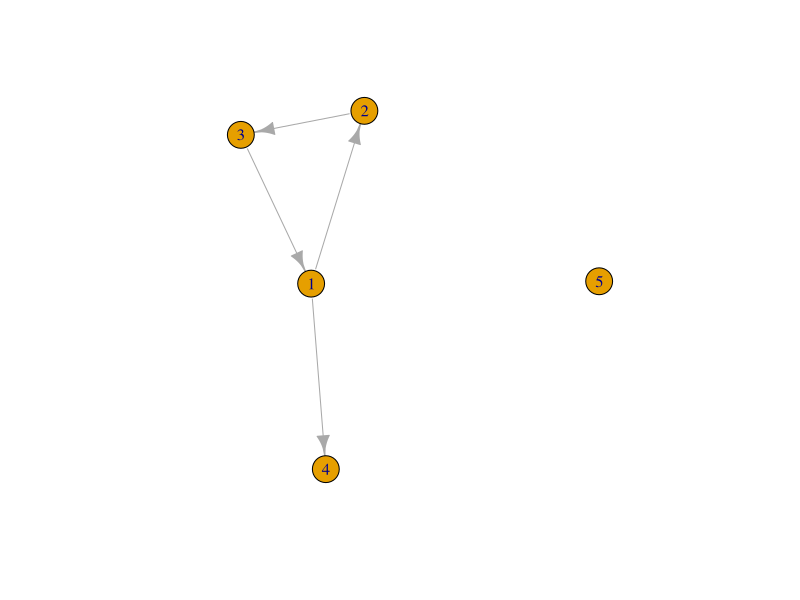

Here is the R script that generated this plot: (Note: this script raises an error after producing the figure.)
## ---- chunk 1
library(igraph)
library(tidyverse)
library(reshape2)
## ---- chunk 2
df <- read.csv("toy_name_generator_data.csv")
table(df$schoolnr)
df

## ---- chunk 3
cls <- "1a"
edge_list <- df %>% 
  filter(schoolnr == cls) %>% 
  select(namenr, friend1:friend2) %>% 
  melt(id.vars = "namenr") %>% #make long
  filter(!is.na(value)) %>% # drop the missings
  rename(from ="namenr", to = "value", sourcevar= "variable") %>% #just nice for interpretation
  relocate(to, .after=from) #move around the columns
edge_list
## ---- chunk 4
nodelist <- df %>% 
  filter(schoolnr == cls) %>% 
  select(namenr,age)

g1a <- graph_from_data_frame(edge_list, vertices = nodelist)
plot(g1a)
## ---- chunk 5
cls <- "2b"
edge_list <- df %>% 
  filter(schoolnr == cls) %>% 
  select(namenr, friend1:friend2) %>% 
  melt(id.vars = "namenr") %>% #make long
  filter(!is.na(value)) %>% # drop the missings
  rename(from ="namenr", to = "value", sourcevar= "variable") %>% #just nice for interpretation
  relocate(to, .after=from) #move around the columns
edge_list
## ---- chunk 6
nodelist <- df %>% 
  filter(schoolnr == cls) %>% 
  select(namenr,age)

g2b <- graph_from_data_frame(edge_list, vertices = nodelist) 

## ---- chunk 7
all_vertices <- append(edge_list$from, edge_list$to)
## ---- chunk 8
all_vertices <- unique(all_vertices) %>% 
  as.data.frame() %>% 
  rename(namenr = ".")
## ---- chunk 9

nodelist <- df %>% 
  filter(schoolnr == cls) %>% 
  select(namenr,age, schoolnr) %>% 
  merge(all_vertices, by = "namenr", all.y = T)

nodelist
## ---- chunk 10

nodelist <- nodelist %>% 
  replace_na(list(schoolnr = cls))

nodelist
## ---- chunk 11
g2b <- graph_from_data_frame(edge_list, vertices = nodelist) 
plot(g2b)
## ---- chunk 12

edge_list <- df %>% 
  select(namenr, friend1:friend2) %>% 
  melt(id.vars = "namenr") %>% #make long
  filter(!is.na(value)) %>% # drop the missings
  rename(from ="namenr", to = "value", sourcevar= "variable") %>% #just nice for interpretation
  relocate(to, .after=from) #move around the columns

all_vertices <- append(edge_list$from, edge_list$to) %>% 
  unique() %>% 
  as.data.frame() %>% 
  rename(namenr = ".")


nodelist <- df %>% 
  select(namenr,age, schoolnr) %>% 
  merge(all_vertices, by = "namenr", all.y = T, all.x = T)

g2 <- graph_from_data_frame(edge_list, vertices = nodelist) 


## ---- chunk 13
df <- df %>% 
  mutate(id_pupil = paste0(schoolnr,namenr))
## ---- chunk 14
edge_list <- df %>% 
  select(id_pupil, schoolnr, friend1:friend2) %>% 
  melt(id.vars = c("id_pupil","schoolnr")) %>% #make long
  filter(!is.na(value)) %>% # drop the missings
  rename(from ="id_pupil", to = "value", sourcevar= "variable") %>% #just nice for interpretation
  relocate(to, .after=from) #move around the columns
edge_list


## ---- chunk 15
edge_list <- edge_list %>% 
  mutate(to = paste0(schoolnr,to))
edge_list
## ---- chunk 16
all_vertices <- append(edge_list$from, edge_list$to) %>% 
  unique() %>% 
  as.data.frame() %>% 
  rename(namenr = ".")


nodelist <- df %>% 
  select(id_pupil,age, schoolnr) %>% 
  merge(all_vertices, by = "id_pupil", all.y = T, all.x = T)

nodelist

## ---- chunk 17
g2 <- graph_from_data_frame(edge_list, vertices = nodelist) 
plot(g2, vertex.color = ifelse(V(g2)$schoolnr=="1a", "lightblue", "red"))
## ---- chunk 18

all_from <- select(edge_list, from,schoolnr) %>% 
  rename(id_pupil = "from")
all_to <- select(edge_list,to, schoolnr) %>% 
  rename(id_pupil = "to")

all_vertices <- rbind(all_to, all_from)   %>% 
  unique() %>% 
  rename(schoolnr_from_edges = "schoolnr")
  
nodelist <- df %>% 
  select(id_pupil,age, schoolnr) %>% 
  merge(all_vertices, by = "id_pupil", all.y = T, all.x = T)

## ---- chunk 19
nodelist <- nodelist %>% 
  mutate(schoolnr = coalesce(schoolnr,schoolnr_from_edges)) %>% 
  select(-schoolnr_from_edges)

g2 <- graph_from_data_frame(edge_list, vertices = nodelist) 
plot(g2, vertex.color = ifelse(V(g2)$schoolnr=="1a", "lightblue", "red"))

